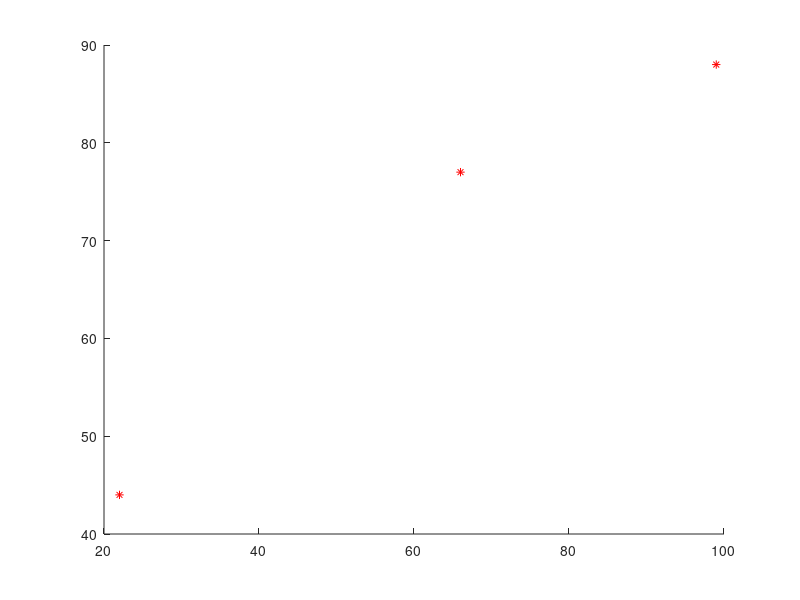

Write MATLAB code to recreate this figure. (Note: this script raises an error after producing the figure.)
function res = drawCars(cars)
if (nargin==0)
   cars = [{[22 44], 3, 1},
       {[99 88], 12, 13},
       {[66 77], 8, 9}];
%    cars = [];
end

if (isempty(cars))
   return 
end

centers = [cars{:,1}];
centers = reshape(centers,[2,length(centers)/2])';

distances = [cars{:,2}];
velocities = [cars{:,3}];
hold on
plot(centers(:,1), centers(:,2), 'r*');

for i=1:size(cars,1)
    text(centers(i,1)+15,centers(i,2)-15, strcat("x = ", string(round(centers(i,1))), ", y = " ,string(round(centers(i,2)))),'color','white');
    text(centers(i,1)+15,centers(i,2), strcat("H = ",string(round(distances(i))), " m"),'color','yellow');
    text(centers(i,1)+15,centers(i,2)+15, strcat("v = ",string(velocities(i)), " km/h"),'color','white');
end